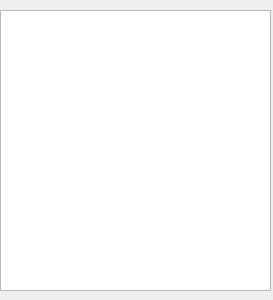
<?xml version="1.0" encoding="UTF-8"?>
<ui version="4.0">
 <class>form</class>
 <widget class="QWidget" name="form">
  <property name="geometry">
   <rect>
    <x>0</x>
    <y>0</y>
    <width>273</width>
    <height>300</height>
   </rect>
  </property>
  <property name="windowTitle">
   <string>Form</string>
  </property>
  <widget class="QListWidget" name="list">
   <property name="geometry">
    <rect>
     <x>0</x>
     <y>10</y>
     <width>271</width>
     <height>281</height>
    </rect>
   </property>
  </widget>
 </widget>
 <resources/>
 <connections/>
</ui>
